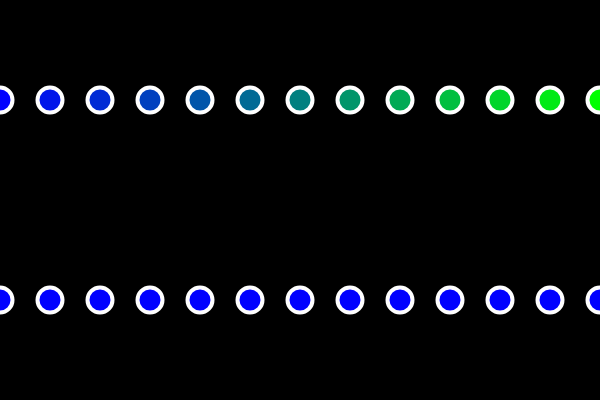
Frame 1 (no input)
Frame 60 (no input): identical to frame 1, image omitted
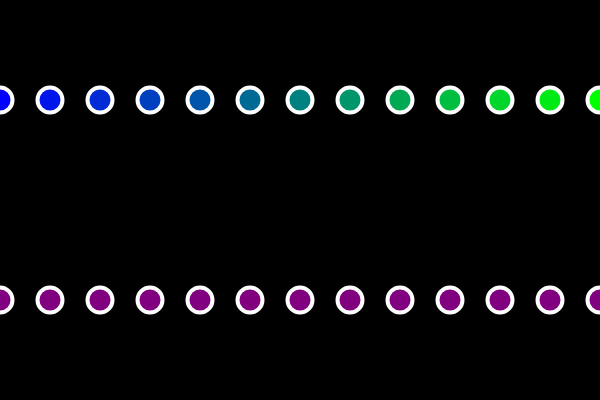
Frame 120 (the mouse pressed at the canvas centre since frame 60)

The p5.js sketch that drew these frames (run headless with seeded random() and noise() and a simulated clock; from frame 60 on, the mouse is pressed at the canvas centre):

// p5.js sketch
// ── sketch.js
function setup () {
  createCanvas (600, 400);
}
let r = 0;
let g = 0;
let b = 0;

function draw () {
  background (0);
  strokeWeight (4);
  stroke (255);

  // ellipse(0,   200, 25, 25);
  // ellipse(50,  200, 25, 25);
  // ellipse(100, 200, 25, 25);
  // ellipse(150, 200, 25, 25);
  // ellipse(200, 200, 25, 25);
  // ellipse(250, 200, 25, 25);

  // ellipse (x, 200, 25, 25);
  // x = x + 50;

  // ellipse (x, 200, 25, 25);
  // x = x + 50;

  // ellipse (x, 200, 25, 25);
  // x = x + 50;

  // ellipse (x, 200, 25, 25);
  // x = x + 50;

  // ellipse (x, 200, 25, 25);
  // x = x + 50;

  // ellipse (x, 200, 25, 25);
  // x = x + 50;

  let x = 0;

  while (x <= width) {
    // fill (0, 200, 255);
    g = map (x, 0, 600, 0, 255);
    b = map (x, 0, 600, 255, 0);
    fill (0, g, b);

    ellipse (x, 100, 25, 25);
    // x = x + 50;
    x += 50;
  }

  for (let x = 0; x <= width; x += 50) {
    r = map (mouseX, 0, 600, 0, 255);
    b = map (mouseX, 0, 600, 255, 0);
    fill (r, 0, b);
    ellipse (x, 300, 25, 25);
  }
}
